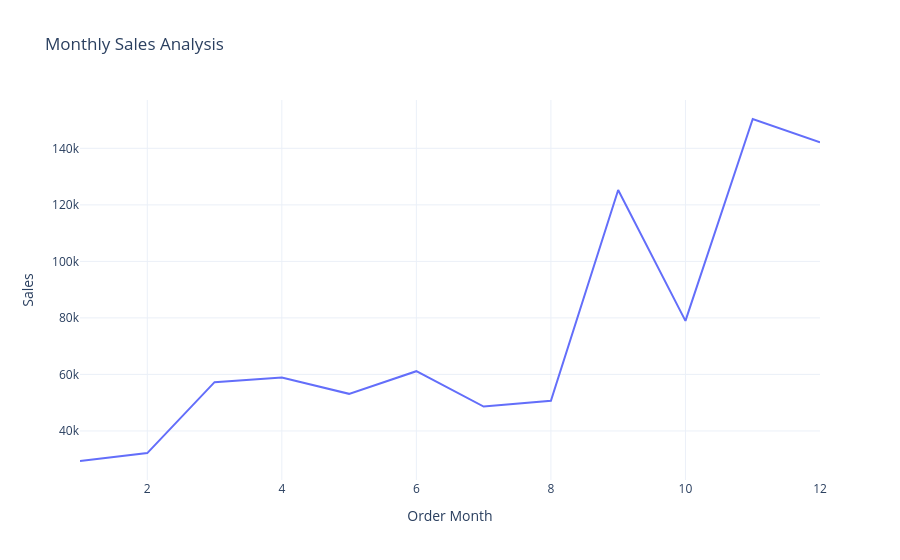

The cell this chart's notebook holds for it:
### Code cell
fig=px.line(sales_by_month,                              # for graph analysis
            x='Order Month',
            y='Sales',
            title='Monthly Sales Analysis')
fig.show()

### Figure 1 — Plotly figure (JSON) as saved in the notebook; plotly's stock layout.template omitted (floating-point values rounded to 4 significant figures)
{"data": [{"hovertemplate": "Order Month=%{x}<br>Sales=%{y}<extra></extra>", "legendgroup": "", "line": {"color": "#636efa", "dash": "solid"}, "marker": {"symbol": "circle"}, "mode": "lines", "name": "", "orientation": "v", "showlegend": false, "type": "scatter", "x": [1, 2, 3, 4, 5, 6, 7, 8, 9, 10, 11, 12], "xaxis": "x", "y": [29370.0, 32170.0, 57260.0, 58890.0, 53130.0, 61140.0, 48620.0, 50660.0, 125200.0, 78960.0, 150400.0, 142100.0], "yaxis": "y"}], "layout": {"legend": {"tracegroupgap": 0}, "title": {"text": "Monthly Sales Analysis"}, "xaxis": {"anchor": "y", "domain": [0, 1], "title": {"text": "Order Month"}}, "yaxis": {"anchor": "x", "domain": [0, 1], "title": {"text": "Sales"}}}}
